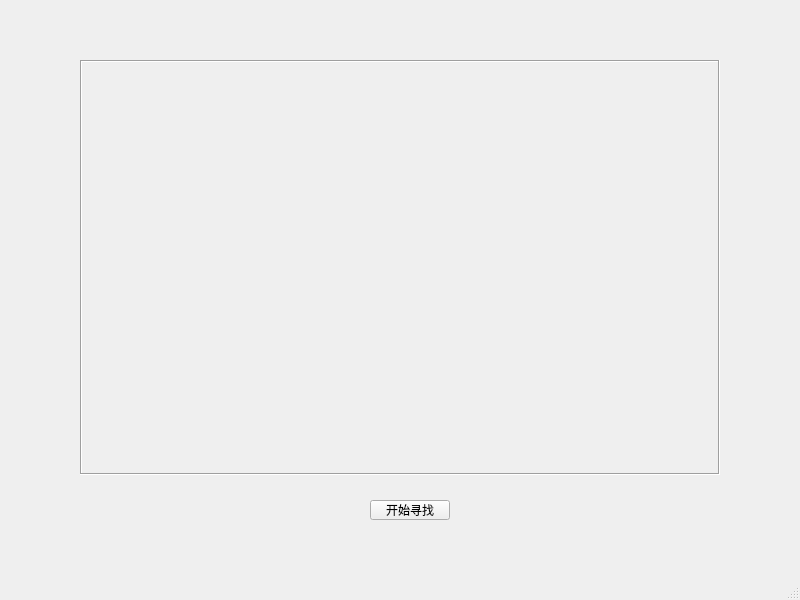
<?xml version="1.0" encoding="UTF-8"?>
<ui version="4.0">
 <class>MainWindow</class>
 <widget class="QMainWindow" name="MainWindow">
  <property name="geometry">
   <rect>
    <x>0</x>
    <y>0</y>
    <width>800</width>
    <height>600</height>
   </rect>
  </property>
  <property name="windowTitle">
   <string>MainWindow</string>
  </property>
  <widget class="QWidget" name="centralwidget">
   <widget class="QLabel" name="labView">
    <property name="geometry">
     <rect>
      <x>80</x>
      <y>60</y>
      <width>640</width>
      <height>415</height>
     </rect>
    </property>
    <property name="frameShape">
     <enum>QFrame::Box</enum>
    </property>
    <property name="frameShadow">
     <enum>QFrame::Sunken</enum>
    </property>
    <property name="text">
     <string/>
    </property>
   </widget>
   <widget class="QPushButton" name="btnFind">
    <property name="geometry">
     <rect>
      <x>370</x>
      <y>500</y>
      <width>80</width>
      <height>20</height>
     </rect>
    </property>
    <property name="text">
     <string>开始寻找</string>
    </property>
   </widget>
  </widget>
  <widget class="QMenuBar" name="menubar">
   <property name="geometry">
    <rect>
     <x>0</x>
     <y>0</y>
     <width>800</width>
     <height>22</height>
    </rect>
   </property>
  </widget>
  <widget class="QStatusBar" name="statusbar"/>
 </widget>
 <resources/>
 <connections/>
</ui>
